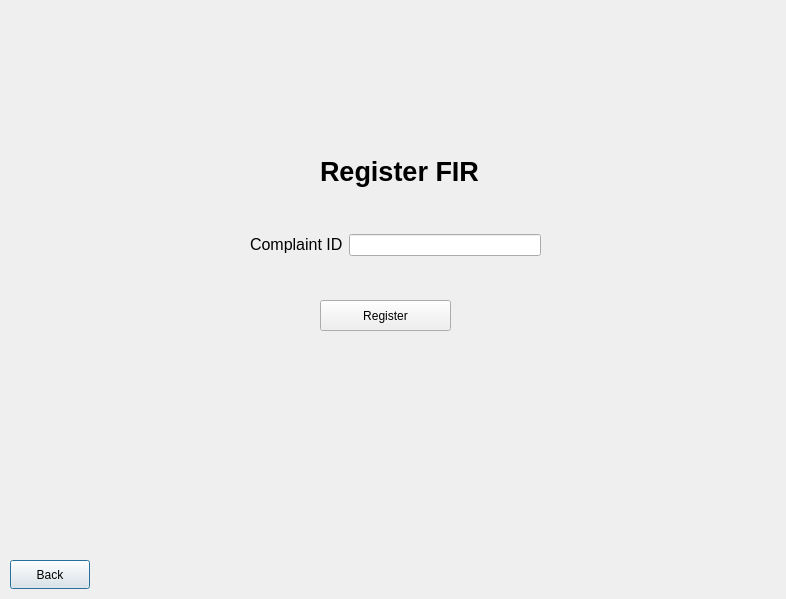
<?xml version="1.0" encoding="UTF-8"?>
<ui version="4.0">
 <class>Register_fir</class>
 <widget class="QDialog" name="Register_fir">
  <property name="geometry">
   <rect>
    <x>0</x>
    <y>0</y>
    <width>786</width>
    <height>599</height>
   </rect>
  </property>
  <property name="windowTitle">
   <string>Dialog</string>
  </property>
  <widget class="QPushButton" name="pushButton">
   <property name="geometry">
    <rect>
     <x>10</x>
     <y>560</y>
     <width>80</width>
     <height>29</height>
    </rect>
   </property>
   <property name="text">
    <string>Back</string>
   </property>
  </widget>
  <widget class="QPushButton" name="register_fir">
   <property name="geometry">
    <rect>
     <x>320</x>
     <y>300</y>
     <width>131</width>
     <height>31</height>
    </rect>
   </property>
   <property name="text">
    <string>Register</string>
   </property>
  </widget>
  <widget class="QLabel" name="label">
   <property name="geometry">
    <rect>
     <x>320</x>
     <y>150</y>
     <width>185</width>
     <height>44</height>
    </rect>
   </property>
   <property name="text">
    <string>&lt;html&gt;&lt;head/&gt;&lt;body&gt;&lt;p&gt;&lt;span style=&quot; font-size:20pt; font-weight:700;&quot;&gt;Register FIR&lt;/span&gt;&lt;/p&gt;&lt;/body&gt;&lt;/html&gt;</string>
   </property>
  </widget>
  <widget class="QWidget" name="">
   <property name="geometry">
    <rect>
     <x>250</x>
     <y>230</y>
     <width>291</width>
     <height>30</height>
    </rect>
   </property>
   <layout class="QHBoxLayout" name="horizontalLayout">
    <item>
     <widget class="QLabel" name="label_2">
      <property name="text">
       <string>&lt;html&gt;&lt;head/&gt;&lt;body&gt;&lt;p&gt;&lt;span style=&quot; font-size:12pt;&quot;&gt;Complaint ID&lt;/span&gt;&lt;/p&gt;&lt;/body&gt;&lt;/html&gt;</string>
      </property>
     </widget>
    </item>
    <item>
     <widget class="QLineEdit" name="complaint_id"/>
    </item>
   </layout>
  </widget>
 </widget>
 <resources/>
 <connections/>
</ui>
